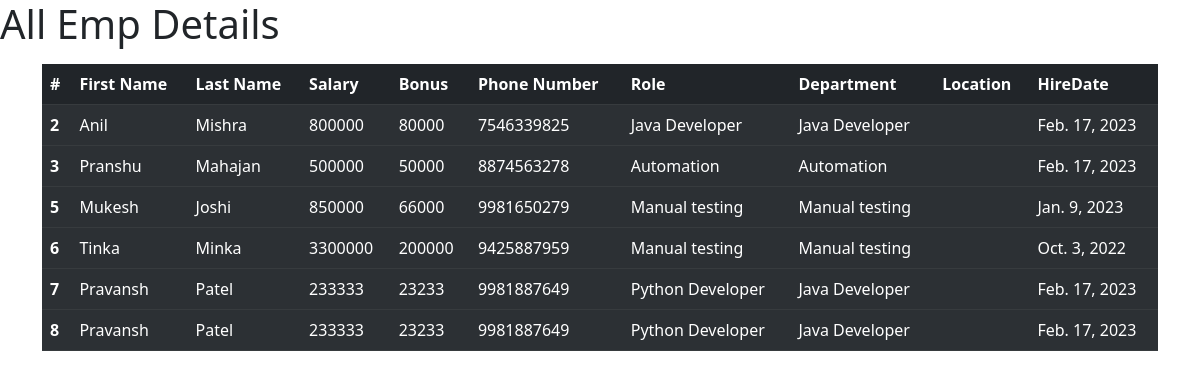
Page /all_emp/ on the committed database.
### emp_app/models.py (models this page shows, shortened)
class Employee(models.Model):
    first_name = models.CharField(max_length=100, null=False)
    last_name = models.CharField(max_length=100)
    dept = models.ForeignKey(Department, on_delete=models.CASCADE)
    salary = models.IntegerField(default=0)
    bonus = models.IntegerField(default=0)
    role = models.ForeignKey(Role, on_delete=models.CASCADE)
    phone = models.IntegerField(default=0)
    hire_date = models.DateField()

class Role(models.Model):
    name = models.CharField(max_length=100, null=False)

class Department(models.Model):
    name = models.CharField(max_length=100,null=False)
    location = models.CharField(max_length=100)

### emp_app/views.py (the view)
# urls.py: path('all_emp/',views.all_emp,name='all_emp'),
def all_emp(request):
    emps =Employee.objects.all()
    context={'emps':emps}
    return render(request,'all_emp.html',context)

### emp_app/templates/all_emp.html (shortened to what this page needs)
<!doctype html>
<html lang="en">
  <head>
    <link href="https://cdn.jsdelivr.net/npm/bootstrap@5.2.3/dist/css/bootstrap.min.css" rel="stylesheet">
  </head>
  <body>
    <h1>All Emp Details</h1>
    <div class="container my-3">
    <table class="table table-dark table-striped">
        <thead>
          <tr>
            <th scope="col">#</th>
            <th scope="col">First Name</th>
            <th scope="col">Last Name</th>
            <th scope="col">Salary</th>
            <th scope="col">Bonus</th>
            <th scope="col">Phone Number</th>
            <th scope="col">Role</th>
            <th scope="col">Department</th>
            <th scope="col">Location</th>
            <th scope="col">HireDate</th>
          </tr>
        </thead>
        {% for emp in emps%}
        <tbody>
          <tr>
            <th scope="row">{{emp.id}}</th>
            <td>{{emp.first_name}}</td>
            <td>{{emp.last_name}}</td>
            <td>{{emp.salary}}</td>
            <td>{{emp.bonus}}</td>
            <td>{{emp.phone}}</td>
            <td>{{emp.role.name}}</td>
            <td>{{emp.dept.name}}</td>
            <td>{{emp.dept.loaction}}</td>
            <td>{{emp.hire_date}}</td>
          </tr>
        </tbody>
        {%endfor%}
      </table>
    </div>
  </body>
</html>

### rows in the picture
Employee: id "2", first_name "Anil", last_name "Mishra", salary "800000", bonus "80000", phone "7546339825", role.name "Java Developer", dept.name "Java Developer", hire_date "Feb. 17, 2023"
Employee: id "3", first_name "Pranshu", last_name "Mahajan", salary "500000", bonus "50000", phone "8874563278", role.name "Automation", dept.name "Automation", hire_date "Feb. 17, 2023"
Employee: id "5", first_name "Mukesh", last_name "Joshi", salary "850000", bonus "66000", phone "9981650279", role.name "Manual testing", dept.name "Manual testing", hire_date "Jan. 9, 2023"
Employee: id "6", first_name "Tinka", last_name "Minka", salary "3300000", bonus "200000", phone "9425887959", role.name "Manual testing", dept.name "Manual testing", hire_date "Oct. 3, 2022"
Employee: id "7", first_name "Pravansh", last_name "Patel", salary "233333", bonus "23233", phone "9981887649", role.name "Python Developer", dept.name "Java Developer", hire_date "Feb. 17, 2023"
Employee: id "8", first_name "Pravansh", last_name "Patel", salary "233333", bonus "23233", phone "9981887649", role.name "Python Developer", dept.name "Java Developer", hire_date "Feb. 17, 2023"
